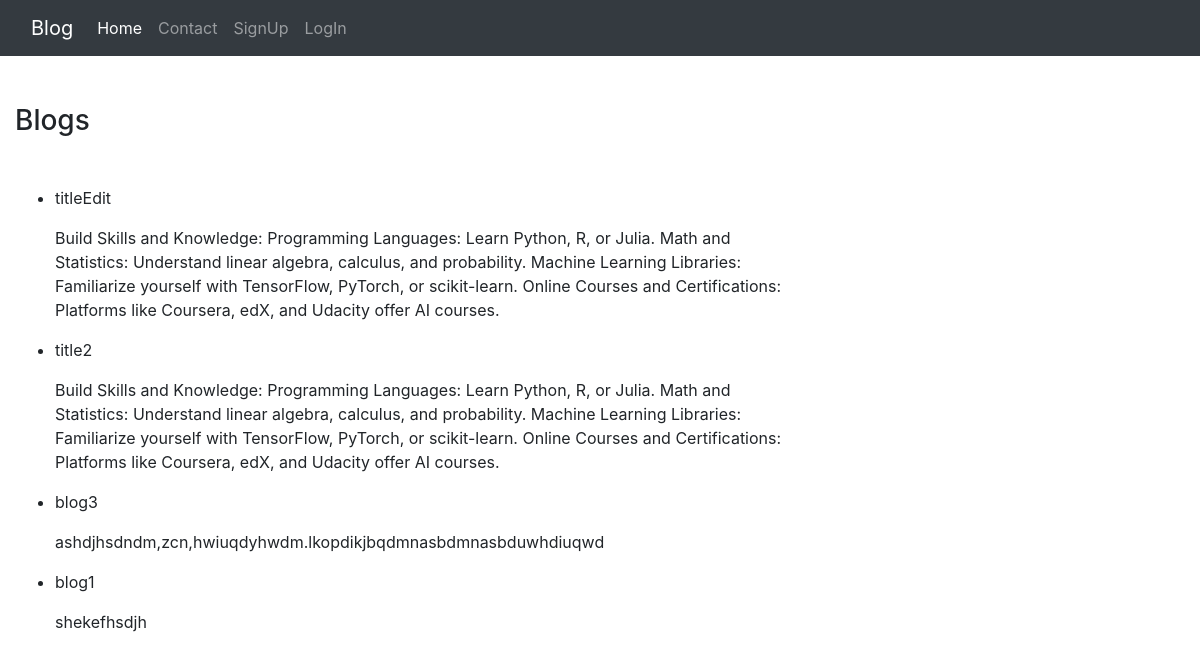
The page / on the database its author committed.
### blog/models.py (models this page shows, shortened)
class Blog(models.Model):
    title = models.CharField(max_length = 20)
    blog = models.TextField()

### blog/views.py (the view)
# urls.py: path("", views.home,name="home"),
def home(request):
    blog = Blog.objects.all()
    context = {"blogs": blog}
    return render(request,"blog/home.html", context)

### templates/blog/home.html (shortened to what this page needs)
{% extends 'base/base.html'%}
{% block body %}
<div class="col-sm-8">
    <h3 class ="text-black my-5">Blogs</h3>
    {% for blog in blogs %}
    <ul>
        <li>
            <div class="form-group">
                {{ blog.title }}
            </div>
            <div class="form-group">
                {{ blog.blog }}
            </div>
        </li>
        </ul>
    {% endfor%}
</div>
{% endblock %}

### rows shown on the page
Blog: title "titleEdit", blog "Build Skills and Knowledge: Programming Languages: Learn Python, R, or Julia. Math and Statistics: Understand linear algebra, calculus, and probability. Machine Learning Libraries: Familiarize yourself with TensorFlow, PyTorch, or scikit-learn. Online Courses and Certifications: Platforms like Coursera, edX, and Udacity offer AI courses."
Blog: title "title2", blog "Build Skills and Knowledge: Programming Languages: Learn Python, R, or Julia. Math and Statistics: Understand linear algebra, calculus, and probability. Machine Learning Libraries: Familiarize yourself with TensorFlow, PyTorch, or scikit-learn. Online Courses and Certifications: Platforms like Coursera, edX, and Udacity offer AI courses."
Blog: title "blog3", blog "ashdjhsdndm,zcn,hwiuqdyhwdm.lkopdikjbqdmnasbdmnasbduwhdiuqwd"
Blog: title "blog1", blog "shekefhsdjh"
